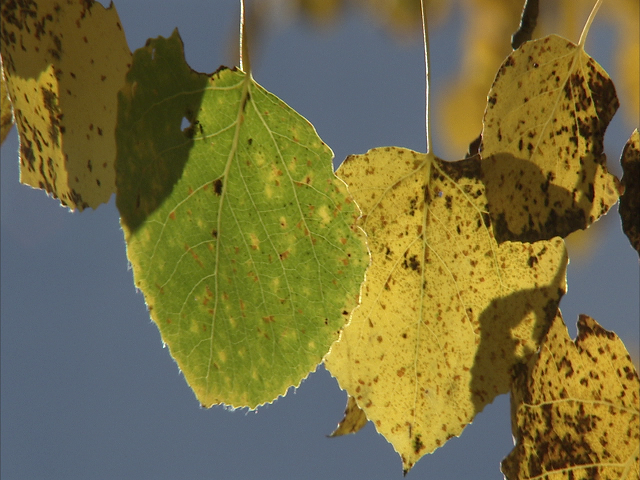
#> input picture test-code/hojas1.bmp, 640 x 480 px, found by its file name
$ python imageToCoe.py
#> lines starting #> are read from the running program, lines starting #| are printed output that depends on the picture
#> further down, image is the input picture: shape (480, 640, 3); mean R, G, B 116.9, 110.7, 66
### test-code/imageFuncs.py
import numpy as np
import matplotlib.pyplot as plt
from matplotlib.colors import ListedColormap, LinearSegmentedColormap

def luminance(rgbImage):
    return 0.2989*rgbImage[:,:,0] + 0.587 * rgbImage[:,:,1] + 0.114*rgbImage[:,:,2]

def luminanceInt(rgbImage):
    luminanceMat = 0.2989*rgbImage[:,:,0] + 0.587 * rgbImage[:,:,1] + 0.114*rgbImage[:,:,2]
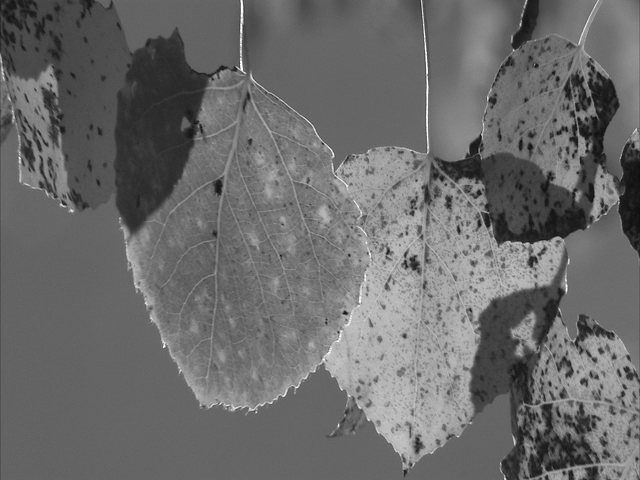
#> luminanceMat: shape (480, 640) float64; min 11.96, max 255, mean 107.4
    luminanceMatInt = []
    for ii in range(luminanceMat.shape[0]):
        ll = []
        for jj in range(luminanceMat.shape[1]):
            ll.append( int(luminanceMat[ii,jj]) )

        luminanceMatInt.append(ll)
#> after the loop, luminanceMatInt = 480 items

    return np.array(luminanceMatInt)

# [43 lines left out: functions overimposePR, showImageOverlay, generateMockupImage, not called in this run]

def generateMockupPlain(sizeH, sizeV):
    retImage = np.zeros((sizeV, sizeH)) + 255
    return retImage

# [29 lines left out: functions generateMockupCheckered, imageFromTiles, not called in this run]

### test-code/imageToCoe.py
import numpy as np
import matplotlib.pyplot as plt
import imageFuncs

image = plt.imread('/home/pperez/Imágenes/hojas1.bmp')
Y_image = imageFuncs.luminanceInt(image)
fileName = ('/home/pperez/Imágenes/hojas1.coe')

hexList = []

for ii in range(Y_image.shape[0]):
    for jj in range(Y_image.shape[1]):
        pixelVal_hex = '{:0>2x}'.format(Y_image[ii,jj])
        hexList.append(pixelVal_hex)
#> after the loop, hexList = 307200 items

with open(fileName, 'w') as fh:
    fh.write('memory_initialization_radix = 16;\n')
    fh.write('memory_initialization_vector = \n')
    for ii in range(len(hexList)-1):
        fh.write('{},\n'.format(hexList[ii]))

    fh.write('{};'.format(hexList[-1]))
